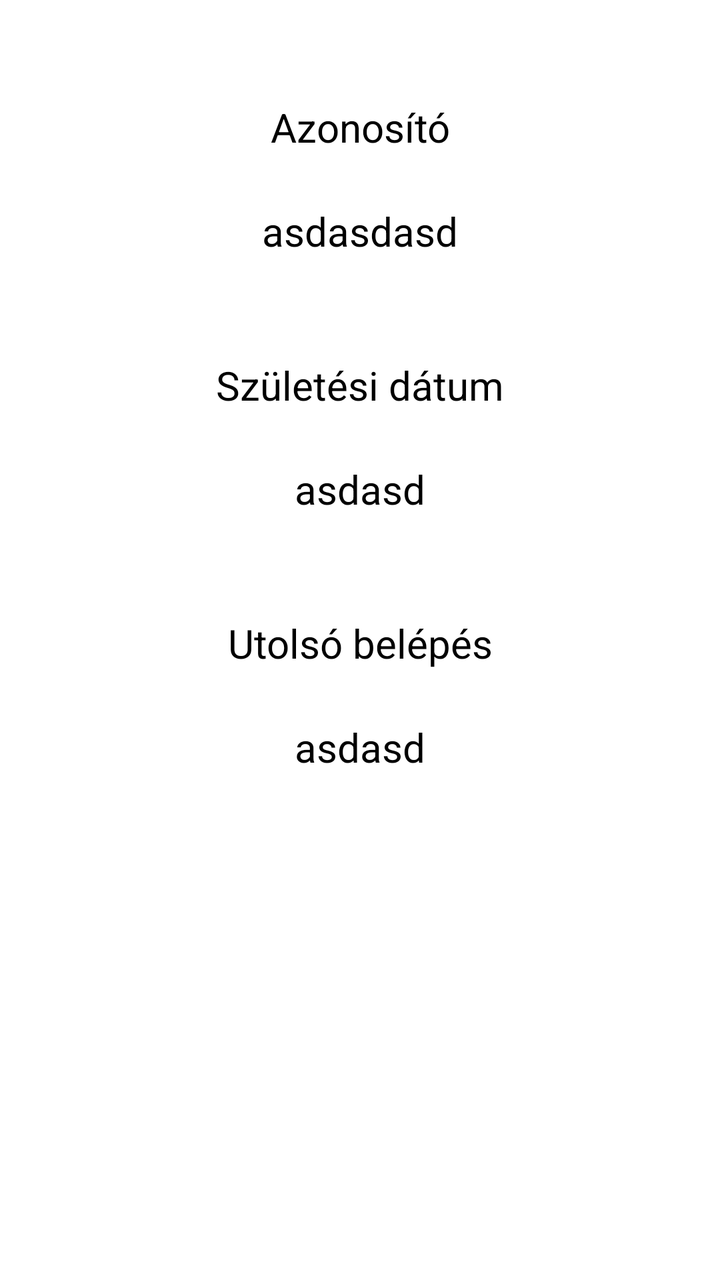
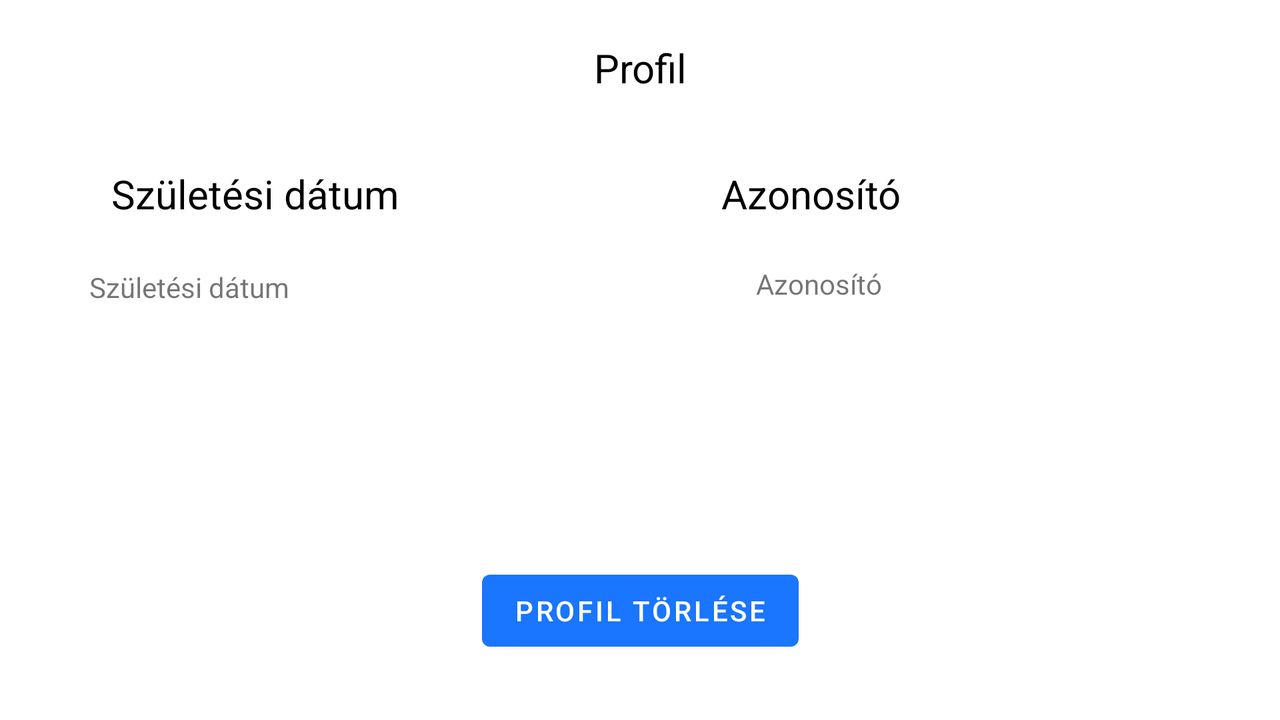

The same Android screen from two of the app's own layout files: first res/layout/ as a phone draws it, then the repository's variant for another configuration, drawn on a device whose configuration selects that folder. Both files follow.
<!-- AndroidManifest.xml: application theme Theme.MobilAlk_vizora -->
<!-- res/layout/activity_profile.xml -->
<?xml version="1.0" encoding="utf-8"?>
<LinearLayout xmlns:android="http://schemas.android.com/apk/res/android"
    xmlns:app="http://schemas.android.com/apk/res-auto"
    xmlns:tools="http://schemas.android.com/tools"
    android:layout_width="match_parent"
    android:layout_height="match_parent"
    android:orientation="vertical"
    tools:context=".activities.ProfileActivity">

    <TextView
        style="@style/DefaultInputStyle"
        android:layout_width="match_parent"
        android:layout_height="wrap_content"
        android:text="@string/userIdLabel"
        android:layout_marginTop="40dp"
        />
    <TextView
        android:id="@+id/profileUIDLabel"
        style="@style/DefaultInputStyle"
        android:layout_width="match_parent"
        android:layout_height="wrap_content"
        android:layout_marginTop="5dp"
        android:text="asdasdasd" />
    <TextView
        style="@style/DefaultInputStyle"
        android:layout_width="match_parent"
        android:layout_height="wrap_content"
        android:text="@string/birth_date"
        android:layout_marginTop="30dp"
        />
    <TextView
        android:id="@+id/profileBirthDateLabel"
        style="@style/DefaultInputStyle"
        android:layout_width="match_parent"
        android:layout_height="wrap_content"
        android:layout_marginTop="5dp"
        android:text="asdasd" />
    <TextView
        style="@style/DefaultInputStyle"
        android:layout_width="match_parent"
        android:layout_height="wrap_content"
        android:text="@string/lastLogin"
        android:layout_marginTop="30dp"
        />
    <TextView
        android:id="@+id/profileLastLoginLabel"
        style="@style/DefaultInputStyle"
        android:layout_width="match_parent"
        android:layout_height="wrap_content"
        android:layout_marginTop="5dp"
        android:text="asdasd" />

</LinearLayout>
<!-- resources referenced by this layout -->
<resources>
  <!-- from res/values-v26/ -->
  <string name="birth_date">Születési dátum</string>
  <!-- from res/values-v26/ -->
  <string name="lastLogin">Utolsó belépés</string>
  <!-- from res/values-v26/ -->
  <string name="userIdLabel">Azonosító</string>
  <!-- from res/values-v26/ -->
  <style name="DefaultInputStyle" parent="TextAppearance.AppCompat">
          <item name="android:textColor">@color/black</item>
          <item name="android:textSize">20sp</item>
          <item name="android:layout_height">48dp</item>
          <item name="android:layout_width">match_parent</item>
          <item name="android:paddingVertical">10dp</item>
          <item name="android:paddingHorizontal">5dp</item>
          <item name="android:gravity">center</item>
          <item name="android:layout_marginHorizontal">@dimen/default_horizontal_margin</item>
      </style>
  <style name="Theme.MobilAlk_vizora" parent="Theme.MaterialComponents.DayNight.DarkActionBar">
          
          <item name="colorPrimary">@color/water_blue</item>
          <item name="colorPrimaryVariant">@color/purple_700</item>
          <item name="colorOnPrimary">@color/white</item>
          
          <item name="colorSecondary">@color/teal_200</item>
          <item name="colorSecondaryVariant">@color/teal_700</item>
          <item name="colorOnSecondary">@color/black</item>
          
          <item name="android:statusBarColor" tools:targetApi="l">?attr/colorPrimary</item>
          
      </style>
  <color name="black">#FF000000</color>
  <!-- from res/values-v26/ -->
  <dimen name="default_horizontal_margin">20dp</dimen>
  <color name="water_blue">#1a75ff</color>
  <color name="purple_700">#FF3700B3</color>
  <color name="white">#FFFFFFFF</color>
  <color name="teal_200">#FF03DAC5</color>
  <color name="teal_700">#FF018786</color>
</resources>
<!-- res/layout-land/activity_profile.xml (the repository's variant of the layout above) -->
<!-- drawn on the phone turned sideways -->
<?xml version="1.0" encoding="utf-8"?>
<androidx.constraintlayout.widget.ConstraintLayout xmlns:android="http://schemas.android.com/apk/res/android"
    xmlns:app="http://schemas.android.com/apk/res-auto"
    xmlns:tools="http://schemas.android.com/tools"
    android:layout_width="match_parent"
    android:layout_height="match_parent"
    tools:context=".activities.ProfileActivity">

    <TextView
        android:id="@+id/textView2"
        style="@style/ActivityTitle"
        android:layout_width="match_parent"
        android:layout_height="wrap_content"
        android:text="@string/profile"
        app:layout_constraintBottom_toBottomOf="parent"
        app:layout_constraintTop_toTopOf="parent"
        app:layout_constraintVertical_bias="0.061"
        tools:layout_editor_absoluteX="16dp" />


    <TextView
        android:id="@+id/profilePageBirthHeader"
        style="@style/ActivityTitle"
        android:layout_width="wrap_content"
        android:layout_height="wrap_content"
        android:text="@string/birth_date"
        app:layout_constraintBottom_toBottomOf="parent"
        app:layout_constraintEnd_toEndOf="parent"
        app:layout_constraintHorizontal_bias="0.112"
        app:layout_constraintStart_toStartOf="parent"
        app:layout_constraintTop_toTopOf="parent"
        app:layout_constraintVertical_bias="0.25" />

    <TextView
        android:id="@+id/profilePageBirth"
        style="@style/ListInfoTextStyle"
        android:layout_width="wrap_content"
        android:layout_height="wrap_content"
        android:text="@string/birth_date"
        app:layout_constraintBottom_toBottomOf="parent"
        app:layout_constraintEnd_toEndOf="parent"
        app:layout_constraintHorizontal_bias="0.083"
        app:layout_constraintStart_toStartOf="parent"
        app:layout_constraintTop_toTopOf="parent"
        app:layout_constraintVertical_bias="0.393" />

    <TextView
        android:id="@+id/profilePage"
        style="@style/ActivityTitle"
        android:layout_width="wrap_content"
        android:layout_height="wrap_content"
        android:text="@string/userIdLabel"
        app:layout_constraintBottom_toBottomOf="parent"
        app:layout_constraintEnd_toEndOf="parent"
        app:layout_constraintHorizontal_bias="0.655"
        app:layout_constraintStart_toStartOf="parent"
        app:layout_constraintTop_toTopOf="parent"
        app:layout_constraintVertical_bias="0.25" />

    <TextView
        android:id="@+id/profilePageId"
        style="@style/ListInfoTextStyle"
        android:layout_width="wrap_content"
        android:layout_height="wrap_content"
        android:text="@string/userIdLabel"
        app:layout_constraintBottom_toBottomOf="parent"
        app:layout_constraintEnd_toEndOf="parent"
        app:layout_constraintHorizontal_bias="0.655"
        app:layout_constraintStart_toStartOf="parent"
        app:layout_constraintTop_toTopOf="parent"
        app:layout_constraintVertical_bias="0.388" />

    <Button
        android:id="@+id/profileDeleteButton"
        style="@style/default_button_style"
        android:layout_width="wrap_content"
        android:layout_height="wrap_content"
        android:text="@string/delete_profile"
        app:layout_constraintBottom_toBottomOf="parent"
        app:layout_constraintEnd_toEndOf="parent"
        app:layout_constraintStart_toStartOf="parent"
        app:layout_constraintTop_toTopOf="parent"
        app:layout_constraintVertical_bias="0.902" />

</androidx.constraintlayout.widget.ConstraintLayout>
<!-- resources referenced by the variant -->
<!-- as the phone turned sideways resolves them -->
<resources>
  <!-- from res/values-v26/ -->
  <string name="birth_date">Születési dátum</string>
  <!-- from res/values-v26/ -->
  <string name="delete_profile">Profil törlése</string>
  <!-- from res/values-v26/ -->
  <string name="profile">Profil</string>
  <!-- from res/values-v26/ -->
  <string name="userIdLabel">Azonosító</string>
  <style name="ActivityTitle" parent="TextAppearance.AppCompat">
          <item name="android:textColor">#000000</item>
          <item name="android:textSize">20dp</item>
          <item name="android:textAlignment">center</item>
      </style>
  <style name="ListInfoTextStyle" parent="TextAppearance.AppCompat">
          <item name="android:layout_height">48dp</item>
          <item name="android:layout_width">match_parent</item>
          <item name="android:textColor">@color/water_blue</item>
          <item name="android:textSize">20sp</item>
          <item name="android:layout_marginBottom">10dp</item>
          <item name="android:layout_marginTop">10dp</item>
          <item name="android:gravity">center</item>
          <item name="android:layout_marginLeft">@dimen/default_horizontal_margin</item>
          <item name="android:layout_marginRight">@dimen/default_horizontal_margin</item>
      </style>
  <style name="default_button_style">
          <item name="android:layout_width">wrap_content</item>
          <item name="android:paddingVertical">15dp</item>
          <item name="android:paddingHorizontal">25dp</item>
          <item name="android:layout_height">wrap_content</item>
      </style>
  <style name="Theme.MobilAlk_vizora" parent="Theme.MaterialComponents.DayNight.DarkActionBar">
          
          <item name="colorPrimary">@color/water_blue</item>
          <item name="colorPrimaryVariant">@color/purple_700</item>
          <item name="colorOnPrimary">@color/white</item>
          
          <item name="colorSecondary">@color/teal_200</item>
          <item name="colorSecondaryVariant">@color/teal_700</item>
          <item name="colorOnSecondary">@color/black</item>
          
          <item name="android:statusBarColor" tools:targetApi="l">?attr/colorPrimary</item>
          
      </style>
  <color name="water_blue">#1a75ff</color>
  <!-- from res/values-v26/ -->
  <dimen name="default_horizontal_margin">20dp</dimen>
  <color name="purple_700">#FF3700B3</color>
  <color name="white">#FFFFFFFF</color>
  <color name="teal_200">#FF03DAC5</color>
  <color name="teal_700">#FF018786</color>
  <color name="black">#FF000000</color>
</resources>
